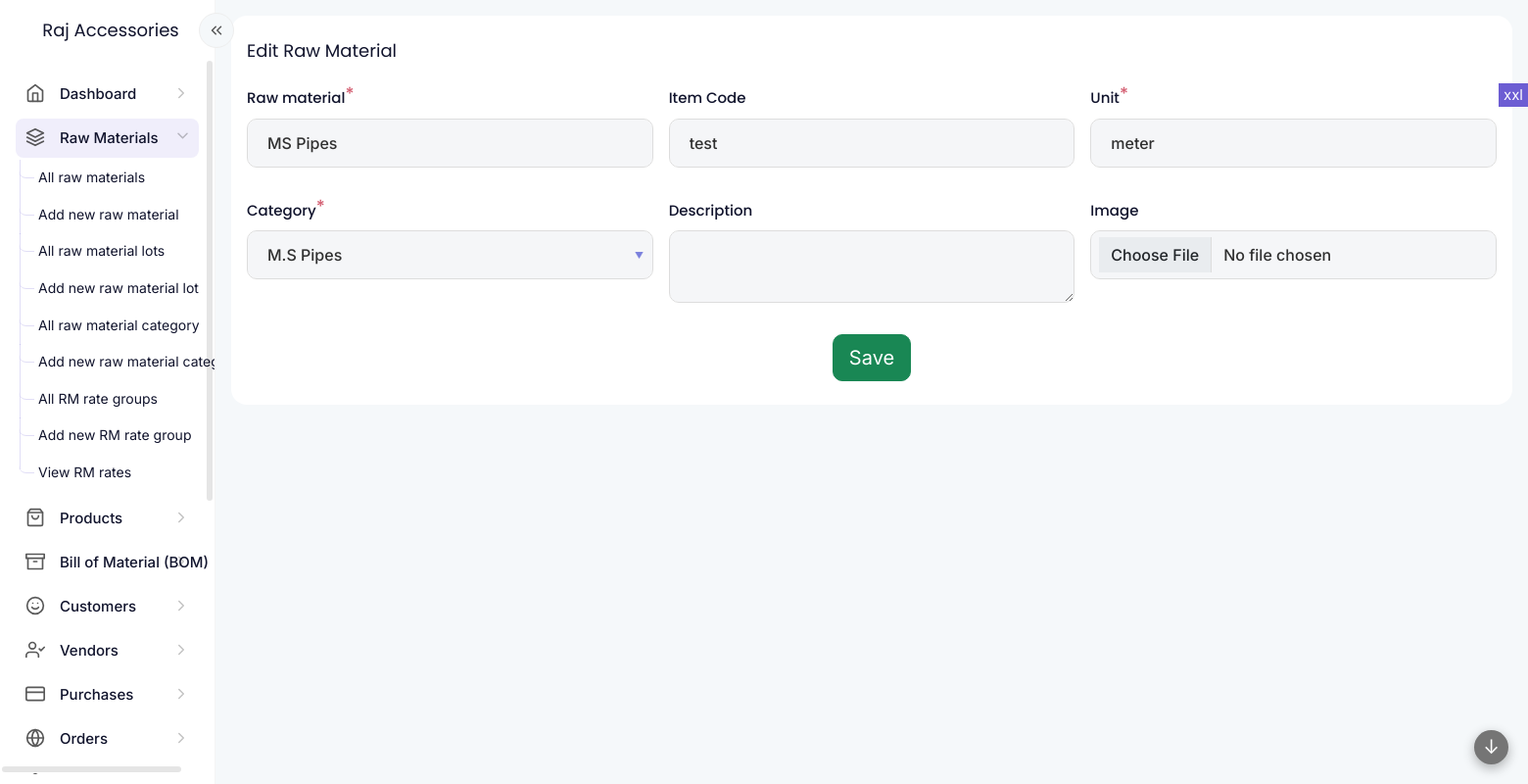
Before: /modules/raw_materials/raw_material-form.php?id=7 (signed in) with the older database file.
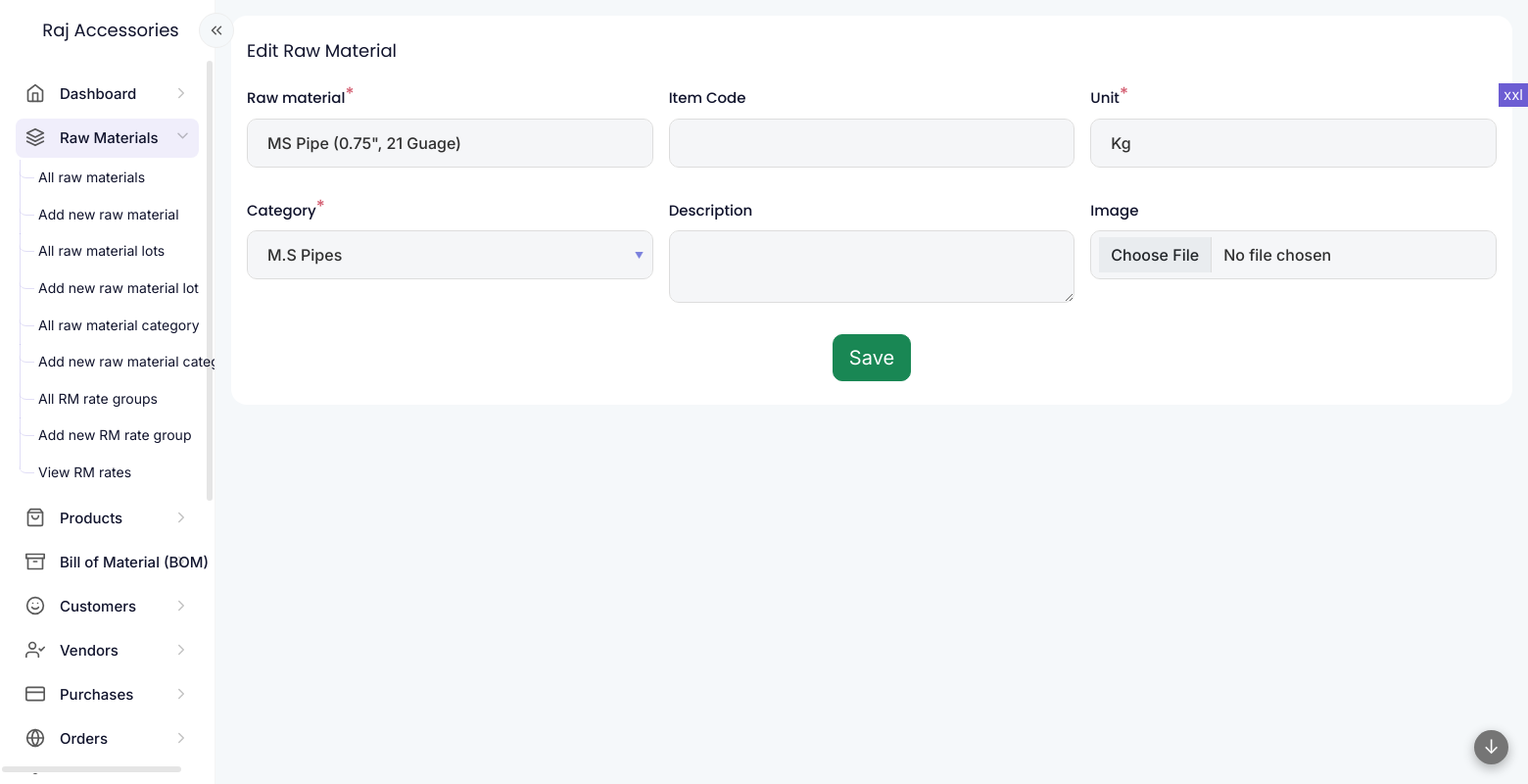
After: the same page with the newer database file.
### tables this page shows
CREATE TABLE IF NOT EXISTS `raw_materials` (
  `id` int NOT NULL AUTO_INCREMENT,
  `raw_material` varchar(255) DEFAULT NULL,
  `code` varchar(100) DEFAULT NULL,
  `unit` varchar(20) DEFAULT NULL,
  `description` text,
  `category` varchar(200) DEFAULT NULL,
  `image` int DEFAULT NULL,
  `auth_user` int DEFAULT NULL,
  `updated` int DEFAULT NULL,
  `created` varchar(35) DEFAULT NULL,
  PRIMARY KEY (`id`)
);

### lib/functions.php (the view, shortened to what the changed rows need)
<?php
function get_data($table, $query, $cols, $order = '', $limit = '')
{
    global $conn;
    if (is_numeric($query)) {
        $where = "id='" . $query . "'";
        $singlearr = true;
    } else {
        $where = $query;
        $singlearr = false;
    }
    $condition = ' ' . $where . ' ';
    $ret = [];
    $sql =
        ' SELECT ' .
        $cols .
        ' FROM ' .
        $table .
        ' ' .
        $condition .
        ' ' .
        $order .
        ' ' .
        $limit .
        ' ';
    $querystr = $conn->query($sql);
    $totrows = mysqli_num_rows($querystr);
    if ($totrows > 0) {
        $inc = 0;
        while ($result = mysqli_fetch_object($querystr)) {
            foreach ($result as $key => $value) {
                if ($singlearr) {
                    $ret[$key] = $value;
                } else {
                    $ret[$inc][$key] = $value;
                }
            }
            $inc = $inc + 1;
        }
    }
    return $ret;
}
function get_value($data, $key)
{
    if (isset($data[$key]) && is_array($data)) {
        return $data[$key];
    } else {
        return '';
    }
}

### lib/functions.php (the view, shortened to what the changed rows need)
<?php
function get_data($table, $query, $cols, $order = '', $limit = '')
{
    global $conn;
    if (is_numeric($query)) {
        $where = "id='" . $query . "'";
        $singlearr = true;
    } else {
        $where = $query;
        $singlearr = false;
    }
    $condition = ' ' . $where . ' ';
    $ret = [];
    $sql =
        ' SELECT ' .
        $cols .
        ' FROM ' .
        $table .
        ' ' .
        $condition .
        ' ' .
        $order .
        ' ' .
        $limit .
        ' ';
    $querystr = $conn->query($sql);
    $totrows = mysqli_num_rows($querystr);
    if ($totrows > 0) {
        $inc = 0;
        while ($result = mysqli_fetch_object($querystr)) {
            foreach ($result as $key => $value) {
                if ($singlearr) {
                    $ret[$key] = $value;
                } else {
                    $ret[$inc][$key] = $value;
                }
            }
            $inc = $inc + 1;
        }
    }
    return $ret;
}
function get_value($data, $key)
{
    if (isset($data[$key]) && is_array($data)) {
        return $data[$key];
    } else {
        return '';
    }
}

### common/functions.php (shortened to what the changed rows need)
<?php
function widget_start($title = "", $class = "", $widget_title_class = "", $widget_wrapper_class = "", $options = "", $widget_options_class = "")
{
    echo '<div class="widgetwrapper col d-flex align-items-start  px-2 py-0 ' . $class . ' ">
 <div class="widget container-fluid py-4 px-3 overhide ' . $widget_wrapper_class . '">';
}
function widget_end()
{
    echo "</div>
 </div>";
}
?>
<?php
function form_field($vars, $data)
{
    $s = "";
    if ($vars["type"] == "submit") {
        $s = '<div class="' . $vars["class"] . '">';
        $s .= '<input type="submit" name="' . $vars["key"] . '" value="' . $vars["name"] . '" class="btn btn-success btn-lg">';
        $s .= '</div>';
    }
    else {
        $show_as_field = true;
        if ($show_as_field) {
            $parent_class = "";
            $s = '<div class="' . $vars["class"] . ' ' . $parent_class . '"><label for="' . $vars["key"] . '" class="form-label">' . $vars["name"] . '';
            $required = (isset($vars["required"]) && $vars["required"] == true) ? true : false;
            if ($required) {
                $s .= '<sup>*</sup>';
            }
            $s .= '</label>';
        }
        if ($vars["type"] == "display") {
            $s .= '<div class="form-display" name="' . $vars["key"] . '" id="' . $vars["key"] . '">' . get_value($data, $vars["key"]) . '</div>';
        }
        else if ($vars["type"] == "text") {
            $s .= '<input type="text" class="form-control" name="' . $vars["key"] . '" id="' . $vars["key"] . '" value="' . htmlspecialchars(get_value($data, $vars["key"])) . '" ' . ($required ? "required" : "") . '>';
            $s .= '<div class="invalid-feedback">Incorrect ' . $vars["name"] . ' value</div>';
        }
        else if ($vars["type"] == "hidden") {
            $s .= '<input type="hidden" class="form-control" name="' . $vars["key"] . '" id="' . $vars["key"] . '" value="' . get_value($data, $vars["key"]) . '" ' . '>';
        }
        else if ($vars["type"] == "textarea") {
            $s .= '<textarea class="form-control" name="' . $vars["key"] . '" id="' . $vars["key"] . '" ' . ($required ? "required" : "") . '>' . get_value($data, $vars["key"]) . '</textarea>';
            $s .= '<div class="invalid-feedback">Incorrect ' . $vars["name"] . ' value</div>';
        }
        else if ($vars["type"] == "select-attribute") {
            $s .= '<select class="form-control" name="' . $vars["key"] . '" id="' . $vars["key"] . '" ' . ($required ? "required" : "") . '>';
            $sel = get_value($data, $vars["key"]);
            $s .= select_attribute_options($vars["attributes"], $sel);
            $s .= '</select><div class="invalid-feedback">Incorrect ' . $vars["name"] . ' value</div>';
        }
        else if ($vars["type"] == "image-file") {
            $s .= '<input type="file" class="form-control" name="' . $vars["key"] . '" id="' . $vars["key"] . '" ' . ($required ? "required" : "") . '>';
            $s .= '<div class="invalid-feedback">Invalid ' . $vars["name"] . '</div>';
        }
        if ($show_as_field) {
            $s .= '</div>';
        }
    }
    return $s;
}
function module_get_data($table, $id)
{
    $data = [];
    $data['mode'] = 'new';
    if ($id != "") {
        $get = get_data($table, 'WHERE id=' . $id . '', '*');
        if (sizeof($get) > 0) {
            $data = $get[0];
        }
        $data['mode'] = 'update';
    }
    return $data;
}

Changed rows visible on the page:
changed raw_materials: raw_material "MS Pipes" → "MS Pipe (0.75\", 21 Guage)"; unit "meter" → "Kg"; code "test" → (not shown)
